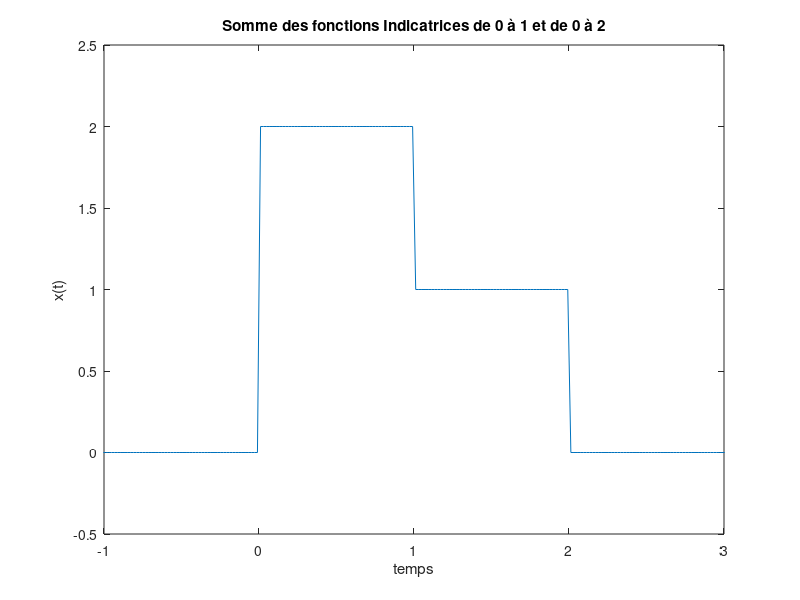

MATLAB code for this plot:
 t = linspace(-10,10,1000);

y1 = (t>=0) & (t<1);
y2 = (t>=0) & (t<2);

plot(t,y1+y2);
xlabel('temps')
ylabel('x(t)')
ylim([-0.5,2.5])
xlim([-1,3])
title('Somme des fonctions Indicatrices de 0 à 1 et de 0 à 2')
